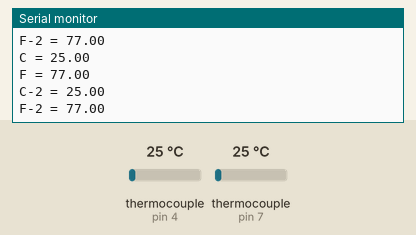
Simulated run of this sketch. Board: Arduino Uno, built with avr-gcc and run on an emulated ATmega328P. Shown: the last lines printed to the serial monitor. The test bench sets the inputs (shaded band); at power-on: thermocouple (sensors on pin 4, pin 7) 25 °C.

Above: at 1.7 s.
1.8 s: thermocouple (sensor on pin 4) set to 6 °C
At 2.9 s:
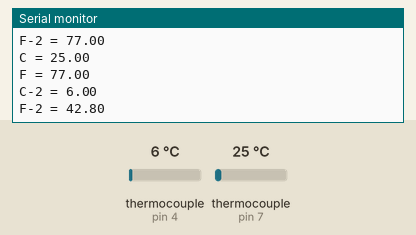
3.3 s: thermocouple (sensor on pin 7) set to 6 °C
At 4.3 s:
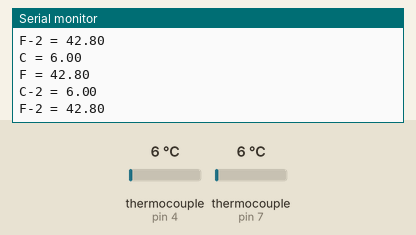
4.8 s: thermocouple (sensor on pin 4) set to 75 °C
At 6.1 s:
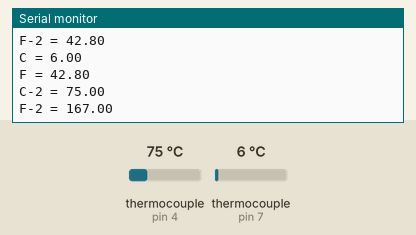
6.3 s: thermocouple (sensor on pin 7) set to 75 °C
At 7.3 s:
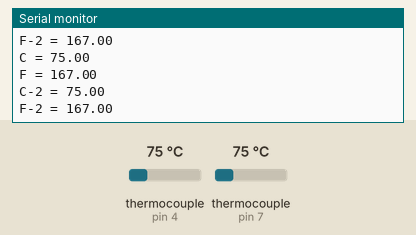
Timing chart, 0 to 8.8 s (numbered marks = the images above; inputs shaded):
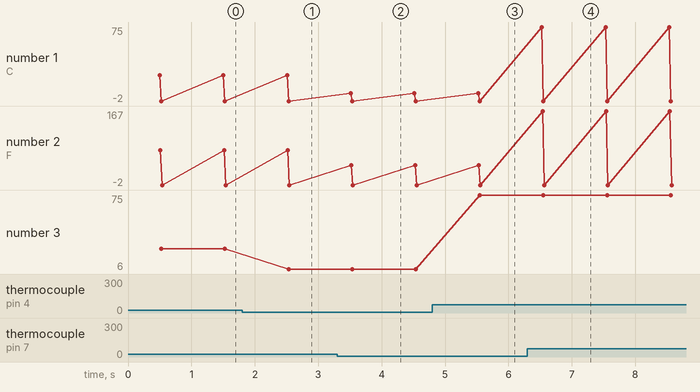

Measured:
- after the input at 1.8 s, the serial monitor: prints a new line after 0.73 s (image 1)
- after the input at 3.3 s, the serial monitor: prints a new line after 0.21 s (image 2)
- after the input at 4.8 s, the serial monitor: prints a new line after 0.74 s (image 3)
- after the input at 6.3 s, the serial monitor: prints a new line after 0.23 s (image 4)
- plotted number 3: 25 → 6 after the input at 1.8 s, 6 → 75 after the input at 4.8 s

The sketch:

tmp.ino
```cpp
/*
 Тестировалось на Arduino IDE 1.8.5
 Дата тестирования 07.02.2021г.
 */
 #include "max6675.h"                // Подключаем библиотеку
 int thermoSCK = 8;                 // Указываем к какому порту подключен вывод SCK
 int thermoCS = 7;                  // Указываем к какому порту подключен вывод CS
 int thermoSO = 6;                  // Указываем к какому порту подключен вывод SO
 int thermo2SCK = 5;                 // Указываем к какому порту подключен вывод SCK
 int thermo2CS = 4;                  // Указываем к какому порту подключен вывод CS
 int thermo2SO = 3;                  // Указываем к какому порту подключен вывод SO
 MAX6675 thermocouple(thermoSCK, thermoCS, thermoSO);
 MAX6675 thermocouple2(thermo2SCK, thermo2CS, thermo2SO);
 void setup()
 {
   Serial.begin(9600);               // Открытие последовательного порта на скорости 9600
   Serial.println("MAX6675 test");   // Отправка текста
   delay(500);                       // Пауза
 }
 void loop()
 {
    Serial.print("C = ");                           // Отправка текста в последовательный порт
    Serial.println(thermocouple.readCelsius());     // Чтение и отправка температуры в последовательный порт
    Serial.print("F = ");                           // Отправка текста в последовательный порт
    Serial.println(thermocouple.readFahrenheit());  // Чтение и отправка температуры в последовательный порт
    Serial.print("C-2 = ");                           // Отправка текста в последовательный порт
    Serial.println(thermocouple2.readCelsius());     // Чтение и отправка температуры в последовательный порт
    Serial.print("F-2 = ");                           // Отправка текста в последовательный порт
    Serial.println(thermocouple2.readFahrenheit());  // Чтение и отправка температуры в последовательный порт
    delay(1000);                                    // Пауза
 }
```
